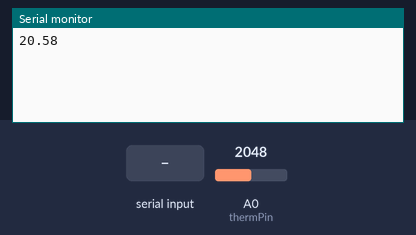
Simulated run of this sketch. Board: Particle Photon. Parts: the last lines printed to the serial monitor. The inputs (shaded band) are chosen by the test bench; at power-on: A0 (thermPin) = 2048.

Above: at 1.2 s.
1.3 s: A0 (thermPin) set to 3368
2.8 s: A0 (thermPin) set to 3462
At 6.2 s:
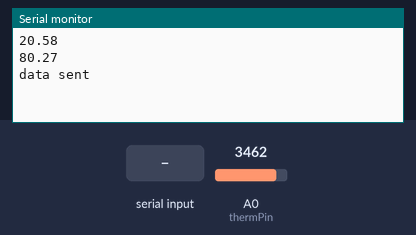
12.8 s: "1" received over Serial
At 13.5 s:
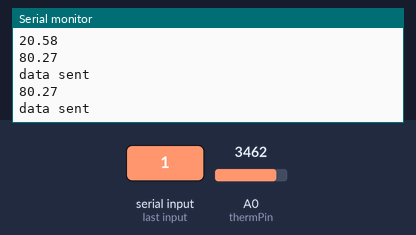
14.3 s: "0" received over Serial
Timing chart, 0 to 16.8 s (numbered marks = the images above; inputs shaded):
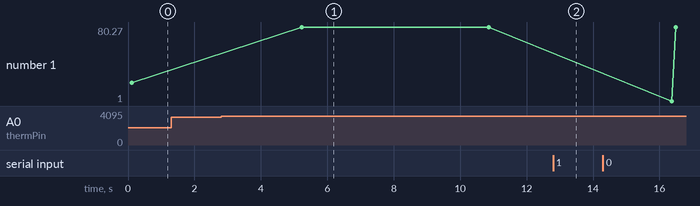

Measured:
- the behaviour switches between 3427 and 3428 on A0 (thermPin) (found by bisection; images 0 and 1)
- after the input at 2.8 s, the serial monitor: prints a new line after 2.4 s (image 1)
- plotted number 1: 20.58 → 80.27 after the input at 2.8 s

The sketch:

thermistor_datalogger.ino
```cpp
// This #include statement was automatically added by the Particle IDE.
#include "Thermistor.h"
int sendMessage(String command);

//jst thermistor
float c1=.001468, c2=.0002383 , c3=.0000001007;
//float c1=.0008236945712, c2=.0002632511198 , c3=.0000001349588752;  //Steinhart Coefficient for 103JT-025
String tempFval;
int boardLed = D7;
int thermPin = A0;
int thermRes = 9750;
int analogvalue;
Thermistor Thermistor(thermPin, thermRes);

// Exposed variables
double tempF = 0.0;
int lol = 10000;

void setup() {
  Serial.begin(9600);
  Particle.variable("analogvalue", analogvalue);
  Particle.variable("tempF",tempF);
  Particle.variable("lol",lol);

  //Particle.function("sendMessage", sendMessage);
  Thermistor.begin();
}

void loop() {
  tempF = Thermistor.getTempF(true);
  Serial.println(tempF);
  if (tempF > 78){
      tempFval=String(tempF);
      Particle.publish("libratojc_test",tempFval);
      digitalWrite(boardLed,HIGH);
      delay(500);
      digitalWrite(boardLed,LOW);
      Serial.println("data sent");
  }

  delay(5000);
}

/*
int sendMessage(String command)
{
    Spark.publish("twilio", "Hi", 60, PRIVATE);
}
*/
void serialEvent()
{
    char c = Serial.read();
    Serial.println(c);
}
```

Thermistor.cpp
```cpp
#include "application.h"
#include "Thermistor.h"


Thermistor::Thermistor(int pin, int resistor) {
    _pin = pin;
    _resistor = resistor;
}


void Thermistor::begin(void) {
    pinMode(_pin, INPUT);
}


int Thermistor::getTempRaw(bool smooth=false) {
    delay(1);

    if(smooth==true) {
        int total = 0;

        for(int i=0; i<100; i++) {
            total += analogRead(_pin);
            delay(1);
        }

        _temp_raw = total/100;
    } else
        _temp_raw = analogRead(_pin);

    return _temp_raw;
}


float Thermistor::getTempK(bool smooth=false) {
    _temp_raw = getTempRaw(smooth);

    _temp_k = log(((40960000/_temp_raw) - _resistor));
    _temp_k = 1 / (0.001468 + (0.0002383 + (0.0000001007 * _temp_k * _temp_k ))* _temp_k);

    return _temp_k;
}


float Thermistor::getTempC(bool smooth=false) {
    _temp_k = getTempK(smooth);

    _temp_c = _temp_k - 273.15;

    return _temp_c;
}


float Thermistor::getTempF(bool smooth=false) {
    _temp_c = getTempC(smooth);

    _temp_f = (_temp_c * 9.0)/ 5.0 + 32.0;

    return _temp_f;
}


float Thermistor::getTemp(bool smooth=false) {
    return getTempC(smooth);
}
```

Thermistor.h
```cpp
#include "application.h"
#include <math.h>

// Thermistor.h
class Thermistor {
    private:
        int _pin;
        int _resistor;
        int _temp_raw;
        float _temp_k;
        float _temp_c;
        float _temp_f;

    public:
        Thermistor(int pin, int resistor);
        void begin(void);
        float getTemp(bool smooth);
        float getTempF(bool smooth);
        float getTempC(bool smooth);
        float getTempK(bool smooth);
        int getTempRaw(bool smooth);
};
```
